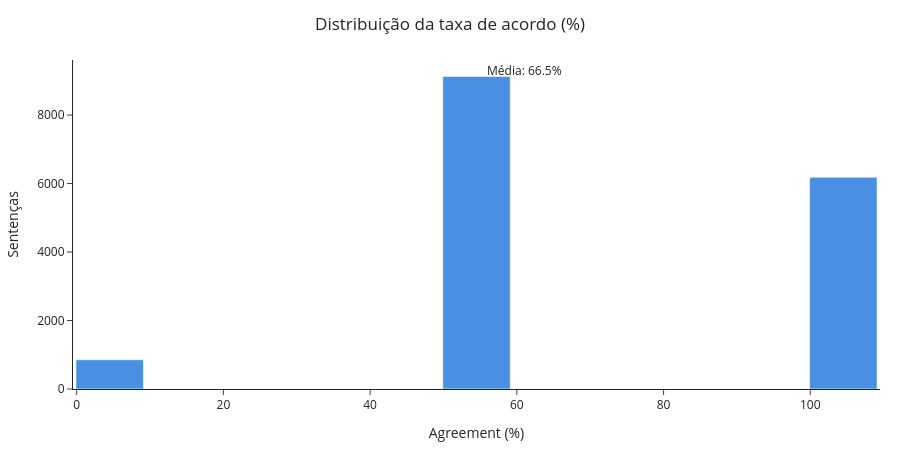

Here is the notebook cell this chart was saved with:
### Markdown cell above
## Taxa de acordo das sentenças destacadas como multi-label

### Code cell
mean_agreement = annotation_statistics_df["agreement_rate"].mean()
fig = px.histogram(
    annotation_statistics_df,
    x="agreement_rate",
    nbins=20,
    title="Distribuição da taxa de acordo (%)",
    color_discrete_sequence=['#4a90e2'],
)
fig.update_traces(
    hovertemplate="Agreement: %{x:.1f}%<br>Sentenças: %{y}<extra></extra>"
)
fig.update_layout(
    template="simple_white",
    xaxis_title="Agreement (%)",
    yaxis_title="Sentenças",
    bargap=0.08,
    title_x=0.5,
    margin=dict(l=40, r=20, t=60, b=60),
    height=450,
)
if pd.notna(mean_agreement):
    fig.add_vline(
        x=mean_agreement,
        line_color="#ff7f0e",
        line_dash="dash",
        annotation_text=f"Média: {mean_agreement:.1f}%",
        annotation_position="top left",
    )
fig.show()

### Figure 1 — Plotly figure (JSON) as saved in the notebook; plotly's stock layout.template omitted (floating-point values rounded to 4 significant figures; data arrays with more than 128 entries replaced by an {"elided": "..."} marker saying what was removed)
{"data": [{"bingroup": "x", "hovertemplate": "Agreement: %{x:.1f}%<br>Sentenças: %{y}<extra></extra>", "legendgroup": "", "marker": {"color": "#4a90e2", "pattern": {"shape": ""}}, "name": "", "nbinsx": 20, "orientation": "v", "showlegend": false, "type": "histogram", "x": {"elided": "16166 float values"}, "xaxis": "x", "yaxis": "y"}], "layout": {"annotations": [{"showarrow": false, "text": "Média: 66.5%", "x": 66.49, "xanchor": "right", "xref": "x", "y": 1, "yanchor": "top", "yref": "y domain"}], "bargap": 0.08, "barmode": "relative", "height": 450, "legend": {"tracegroupgap": 0}, "margin": {"b": 60, "l": 40, "r": 20, "t": 60}, "shapes": [{"line": {"color": "#ff7f0e", "dash": "dash"}, "type": "line", "x0": 66.49, "x1": 66.49, "xref": "x", "y0": 0, "y1": 1, "yref": "y domain"}], "title": {"text": "Distribuição da taxa de acordo (%)", "x": 0.5}, "xaxis": {"anchor": "y", "domain": [0, 1], "title": {"text": "Agreement (%)"}}, "yaxis": {"anchor": "x", "domain": [0, 1], "title": {"text": "Sentenças"}}}}
